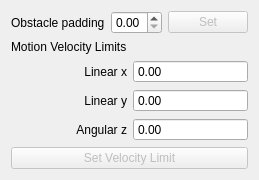
       <widget class="QWidget" name="motionTab">
        <attribute name="title">
         <string>Motion</string>
        </attribute>
        <layout class="QVBoxLayout" name="verticalLayout_4">
         <item>
          <layout class="QVBoxLayout" name="motionTabLayout">
           <item>
            <layout class="QHBoxLayout" name="obstaclePaddingLayout">
             <item>
              <widget class="QLabel" name="obstaclePaddingLabel">
               <property name="text">
                <string>Obstacle padding</string>
               </property>
               <property name="buddy">
                <cstring>obstaclePaddingSpin</cstring>
               </property>
              </widget>
             </item>
             <item>
              <widget class="QDoubleSpinBox" name="obstaclePaddingSpin">
               <property name="decimals">
                <number>2</number>
               </property>
               <property name="maximum">
                <double>0.500000000000000</double>
               </property>
               <property name="singleStep">
                <double>0.100000000000000</double>
               </property>
              </widget>
             </item>
             <item>
              <widget class="QPushButton" name="setObstaclePaddingButton">
               <property name="enabled">
                <bool>false</bool>
               </property>
               <property name="text">
                <string>Set</string>
               </property>
              </widget>
             </item>
            </layout>
           </item>
           <item>
            <layout class="QVBoxLayout" name="motionVelocityLayout">
             <item>
              <widget class="QLabel" name="motionCommandLabel">
               <property name="text">
                <string>Motion Velocity Limits</string>
               </property>
              </widget>
             </item>
             <item>
              <layout class="QGridLayout" name="gridLayout">
               <item row="4" column="0">
                <widget class="QLabel" name="angularZLabel">
                 <property name="text">
                  <string>Angular z</string>
                 </property>
                 <property name="alignment">
                  <set>Qt::AlignRight|Qt::AlignTrailing|Qt::AlignVCenter</set>
                 </property>
                 <property name="buddy">
                  <cstring>angularZSpin</cstring>
                 </property>
                </widget>
               </item>
               <item row="3" column="0">
                <widget class="QLabel" name="linearYLabel">
                 <property name="text">
                  <string>Linear y</string>
                 </property>
                 <property name="alignment">
                  <set>Qt::AlignRight|Qt::AlignTrailing|Qt::AlignVCenter</set>
                 </property>
                 <property name="buddy">
                  <cstring>linearYSpin</cstring>
                 </property>
                </widget>
               </item>
               <item row="1" column="0">
                <widget class="QLabel" name="linearXLabel">
                 <property name="text">
                  <string>Linear x</string>
                 </property>
                 <property name="alignment">
                  <set>Qt::AlignRight|Qt::AlignTrailing|Qt::AlignVCenter</set>
                 </property>
                 <property name="buddy">
                  <cstring>linearXSpin</cstring>
                 </property>
                </widget>
               </item>
               <item row="1" column="1">
                <widget class="QDoubleSpinBox" name="linearXSpin">
                 <property name="buttonSymbols">
                  <enum>QAbstractSpinBox::NoButtons</enum>
                 </property>
                 <property name="decimals">
                  <number>2</number>
                 </property>
                </widget>
               </item>
               <item row="3" column="1">
                <widget class="QDoubleSpinBox" name="linearYSpin">
                 <property name="buttonSymbols">
                  <enum>QAbstractSpinBox::NoButtons</enum>
                 </property>
                 <property name="decimals">
                  <number>2</number>
                 </property>
                </widget>
               </item>
               <item row="4" column="1">
                <widget class="QDoubleSpinBox" name="angularZSpin">
                 <property name="buttonSymbols">
                  <enum>QAbstractSpinBox::NoButtons</enum>
                 </property>
                 <property name="decimals">
                  <number>2</number>
                 </property>
                </widget>
               </item>
              </layout>
             </item>
             <item>
              <widget class="QPushButton" name="setMaxVelButton">
               <property name="enabled">
                <bool>false</bool>
               </property>
               <property name="text">
                <string>Set Velocity Limit</string>
               </property>
              </widget>
             </item>
            </layout>
           </item>
          </layout>
         </item>
        </layout>
       </widget>
